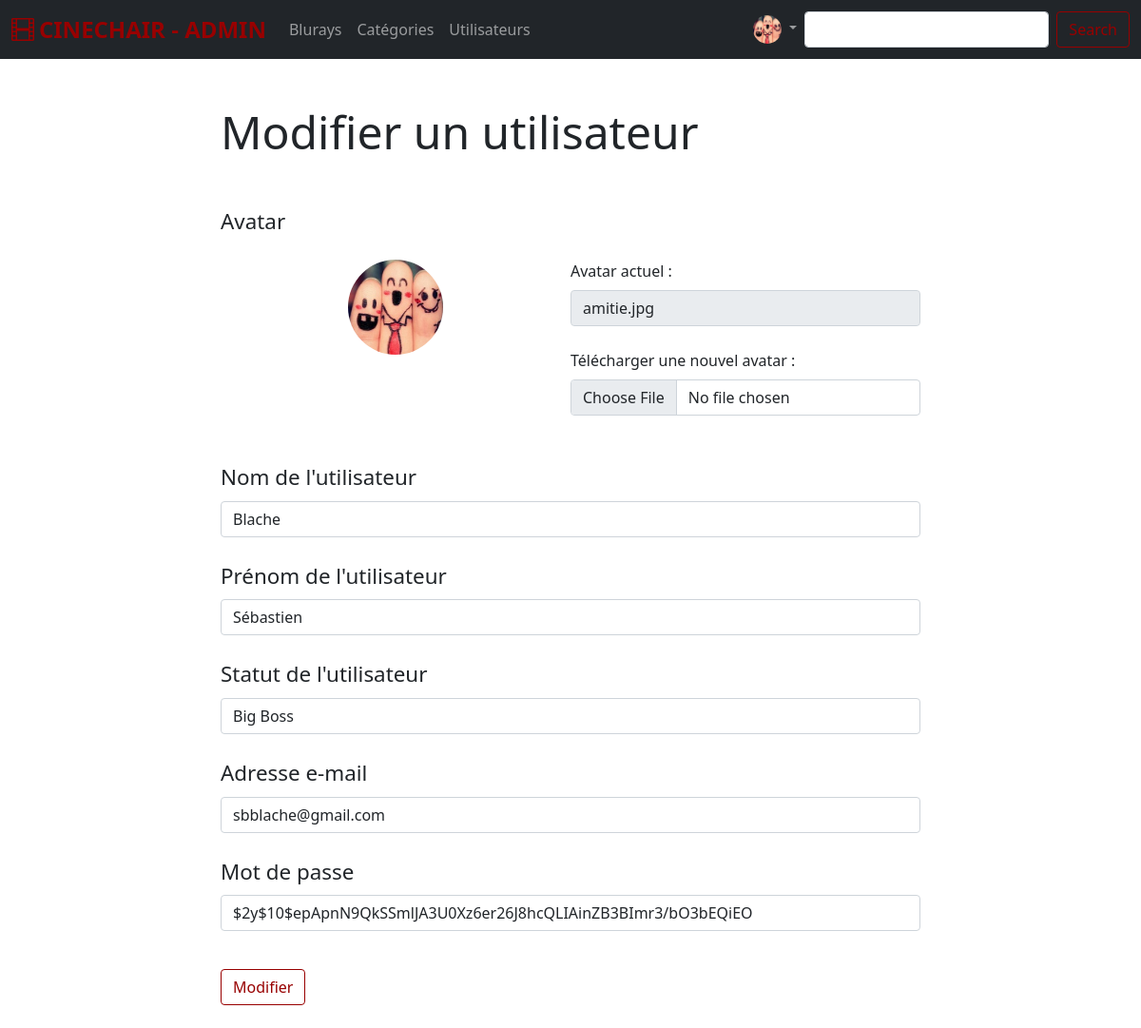
Page /admin?action=edituser&id=1 (signed in) on the committed database.
### tables this page shows
CREATE TABLE IF NOT EXISTS `users` (
  `id` int(11) NOT NULL AUTO_INCREMENT,
  `name` varchar(50) NOT NULL,
  `first_name` varchar(50) NOT NULL,
  `password` varchar(255) NOT NULL,
  `status_id` int(11) NOT NULL,
  `profil` varchar(255) DEFAULT NULL,
  `email` varchar(255) NOT NULL,
  `query_id` int(11) NOT NULL,
  `reply` varchar(255) NOT NULL,
  PRIMARY KEY (`id`),
  UNIQUE KEY `email` (`email`),
  KEY `status_id` (`status_id`),
  KEY `query_id` (`query_id`)
);

CREATE TABLE IF NOT EXISTS `status` (
  `s_id` int(11) NOT NULL AUTO_INCREMENT,
  `s_name` varchar(50) NOT NULL,
  PRIMARY KEY (`s_id`)
);

### forms/edituser_admin.php (the view, shortened to what this page needs)
<?php
$sql = "SELECT * FROM users
        LEFT JOIN status ON status_id = s_id
        WHERE id = :id";
$stmt = $dbh->prepare($sql);
$stmt->bindValue('id', $_GET['id'], PDO::PARAM_INT);
$stmt->execute();
$user = $stmt->fetch();
$sql = "SELECT * FROM status";
$stmt = $dbh->prepare($sql);
$stmt->execute();
$editUsers = $stmt->fetchAll();
?>
<section id="edituserAdmin" class="container mb-4">
    <div class="row">
        <div class="col-md-8 offset-md-2">
            <h2 class="display-5 my-5">Modifier un utilisateur</h2>
            <form action="src/edituser_admin.php" method="post" enctype="multipart/form-data" class="mt-4">
                <div class="form-group mb-4">
                    <label class="form-label mb-4 title-label">Avatar</label>
                    <div class="d-flex flex-wrap">
                        <div class="d-flex justify-content-center col-12 offset-md-1 col-lg-4">
                            <img src="assets/img/profil/<?= $user->profil ?>" alt="<?= $user->name ?>" class="edit-profil">
                        </div>
                        <div class="form-group col-12 col-lg-6 offset-lg-1">
                            <label for="profil" class="form-label">Avatar actuel :</label>
                            <input type="text" class="form-control mb-4" id="profil" value="<?= $user->profil ?>" disabled>
                            <label for="newProfil" class="form-label">Télécharger une nouvel avatar :</label>
                            <input type="file" class="form-control mb-4" id="newProfil" name="newProfil">
                        </div>
                    </div>
                </div>
                <div class="form-group mb-4">
                    <label for="name" class="form-label title-label">Nom de l'utilisateur</label>
                    <input type="text" class="form-control" id="name" name="name" value="<?= $user->name ?>">
                </div>
                <div class="form-group mb-4">
                    <label for="first" class="form-label title-label">Prénom de l'utilisateur</label>
                    <input type="text" class="form-control" id="first" name="first" value="<?= $user->first_name ?>">
                </div>
                <div class="form-group mb-4">
                    <label for="status" class="form-label title-label">Statut de l'utilisateur</label>
                    <select name="status" id="status" class="form-control" required>
                        <?php foreach($editUsers as $users): ?>
                            <option value="<?= $users->s_id ?>" <?= $user->status_id == $users->s_id ? 'selected' : '' ?>><?= $users->s_name ?></option>
                        <?php endforeach ?>
                    </select>
                </div>
                <div class="form-group mb-4">
                    <label for="email" class="form-label title-label">Adresse e-mail</label>
                    <input type="email" name="email" id="email" class="form-control" value="<?= $user->email ?>">
                </div>
                <div class="form-group mb-4">
                    <label for="password" class="form-label title-label">Mot de passe</label>
                    <input type="text" class="form-control" id="password" name="password" value="<?= $user->password ?>">
                </div>
                <input type="submit" class="btn form-btn mt-3" value="Modifier">
            </form>
        </div>
    </div>
</section>

### assets/css/admin.css (style rules this page uses)
* { padding: 0; margin: 0; }
.form-btn { border-color: #980000 !important; color: #980000 !important; }
.title-label { font-size: 1.4rem; }
.edit-profil { width: 100px; height: 100px; border-radius: 50%; }

### rows in the picture
users: profil (picture), profil "amitie.jpg", name "Blache", first "Sébastien", status "Big Boss", email "sbblache@gmail.com", password "$2y$10$epApnN9QkSSmlJA3U0Xz6er26J8hcQLIAinZB3BImr3/bO3bEQiEO"
